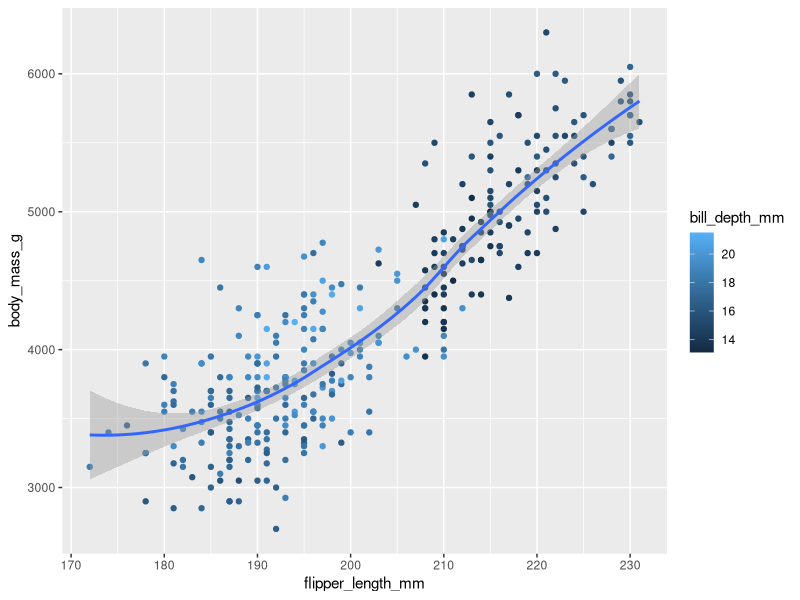

This figure's R source:
## ---- chunk 1
    x<-3*(4+2)
## ---- chunk 2
x*pi
## ---- chunk 3
Y<- c(1,2,3,4,5,5,7,8,9,10)
## ---- chunk 4
z<- c("one", "two","run,", "cat", "dog", "ate", "eat", "met", "cut", "but")
## ---- chunk 5
y<- c(1:10)
## ---- chunk 6
    v1 <- 1:3 # This runs to create integers from 1 to 3. It works because there are no other command issued that could affect the execution of the command

    v2 <- c(1:4) # This runs also to create integers from 1 to 4.
    v1 + v2 # This runs and automatically uses 1 as the fourth integer in the series for V1

    #I do think that this is not a good decision as this allows users not to notice errors in the variables they created as they will think that's the accurate answer to the function.
## ---- chunk 7
v1 <- 1:3
v2 <- c(1:4)
v1 + v2
## ---- chunk 8
c(1, 5, 9) + 3
## ---- chunk 9
rm(list = ls())
## ---- chunk 10
library(tidyverse)
library(palmerpenguins)
## ---- chunk 11
ggplot(data = na.omit(penguins), mapping = aes(x = flipper_length_mm, y = body_mass_g, )) +

    geom_point(mapping = aes(color = bill_depth_mm)) + geom_smooth(se = TRUE)
